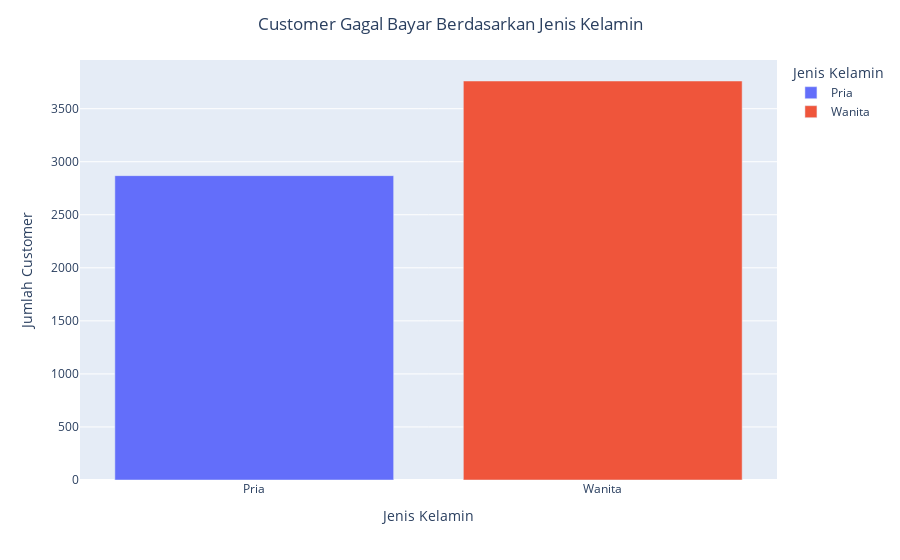

The notebook cell saved with this chart:
### Markdown cell above
##### 1.1 Customer Gagal Bayar Berdasarkan Jenis Kelamin

Kita sudah mengetahui bahwa terdapat 6630 customer gagal bayar. Namun bagaimana dengan profilenya? Pertama mari kita lihat bagaimana customer gagal bayar berdasarkan jenis kelaminnya.

### Code cell
default_customers = credit_default[credit_default['default payment next month'] == 1]
default_customers_by_gender = default_customers[['SEX_1', 'SEX_2']].sum()

data = {'Gender': ['Pria', 'Wanita'], 'Count': default_customers_by_gender.values}
default_customers_by_gender = pd.DataFrame(data)

px.bar(default_customers_by_gender, x='Gender', y='Count', color='Gender', labels={'Count': 'Jumlah Customer', 'Gender': 'Jenis Kelamin'})\
    .update_layout(title='Customer Gagal Bayar Berdasarkan Jenis Kelamin', title_x=0.5)\
    .show()

### Figure 1 — Plotly figure (JSON) as saved in the notebook; plotly's stock layout.template omitted (floating-point values rounded to 4 significant figures)
{"data": [{"alignmentgroup": "True", "hovertemplate": "Jenis Kelamin=%{x}<br>Jumlah Customer=%{y}<extra></extra>", "legendgroup": "Pria", "marker": {"color": "#636efa", "pattern": {"shape": ""}}, "name": "Pria", "offsetgroup": "Pria", "orientation": "v", "showlegend": true, "textposition": "auto", "type": "bar", "x": ["Pria"], "xaxis": "x", "y": [2869], "yaxis": "y"}, {"alignmentgroup": "True", "hovertemplate": "Jenis Kelamin=%{x}<br>Jumlah Customer=%{y}<extra></extra>", "legendgroup": "Wanita", "marker": {"color": "#EF553B", "pattern": {"shape": ""}}, "name": "Wanita", "offsetgroup": "Wanita", "orientation": "v", "showlegend": true, "textposition": "auto", "type": "bar", "x": ["Wanita"], "xaxis": "x", "y": [3761], "yaxis": "y"}], "layout": {"barmode": "relative", "legend": {"title": {"text": "Jenis Kelamin"}, "tracegroupgap": 0}, "margin": {"t": 60}, "title": {"text": "Customer Gagal Bayar Berdasarkan Jenis Kelamin", "x": 0.5}, "xaxis": {"anchor": "y", "categoryarray": ["Pria", "Wanita"], "categoryorder": "array", "domain": [0, 1], "title": {"text": "Jenis Kelamin"}}, "yaxis": {"anchor": "x", "domain": [0, 1], "title": {"text": "Jumlah Customer"}}}}
